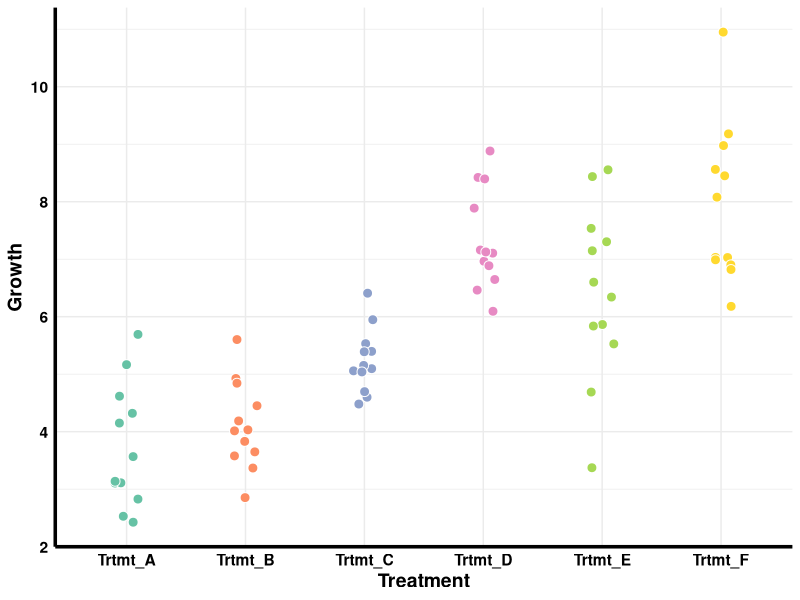
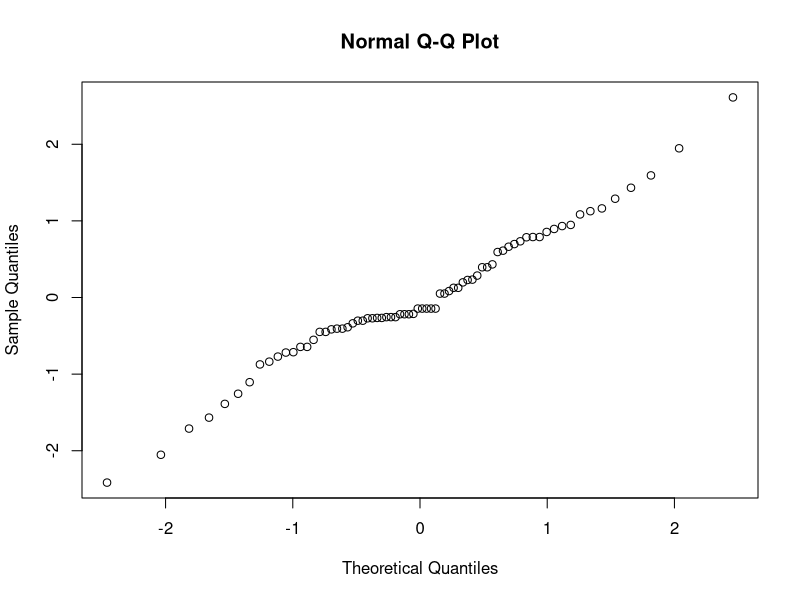
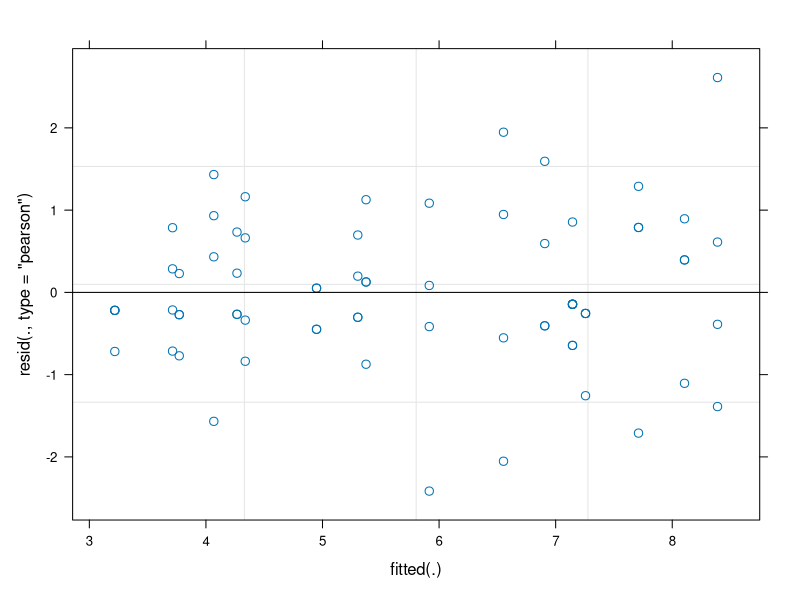

Reproduce these figures in R, in order.
## ---- chunk 1
knitr::opts_chunk$set(echo = TRUE)
## ---- chunk 2
library(lme4)
library(lmerTest)   #two new packages


library(emmeans)  
library(multcomp)
library(multcompView)
library(ggplot2) 
library(tidyr)
library(dplyr)
library(readr)
library(readxl)
library(RColorBrewer)
library(viridis)
## ---- chunk 3
mint_data <- read_csv("../data/Mint.csv")
head(mint_data)
tail(mint_data)
## ---- chunk 4
mint_data <- mint_data %>% 
  mutate(Pot.ID = paste(Pot, Trtmt))

head(mint_data)
## ---- chunk 5
mint_data %>% 
  ggplot(aes(x = Trtmt, y = Growth)) +
  geom_point(aes(fill = Trtmt), size = 3, color = "white", shape = 21,
             position = position_jitter(0.1, seed = 666)) +
  scale_fill_brewer(type = "qual", palette = "Set2") +
  labs(y = "Growth",
       x = "Treatment") +
  theme_minimal() +
  theme(
    axis.line = element_line(size = 1.2),
    text = element_text(size = 14, color = "black", face = "bold"),
    axis.text = element_text(color = "black"),
    legend.position = "none"
  )
## ---- chunk 6
model_mint <- lmer(Growth ~ Trtmt + (1|Pot.ID), data = mint_data)
## ---- chunk 7
qqnorm(resid(model_mint))
## ---- chunk 8
plot(model_mint)
## ---- chunk 9
anova(model_mint)
## ---- chunk 10
estimate_mint <- emmeans(model_mint, pairwise ~ Trtmt)
cld(estimate_mint$emmeans, Letters = letters)
